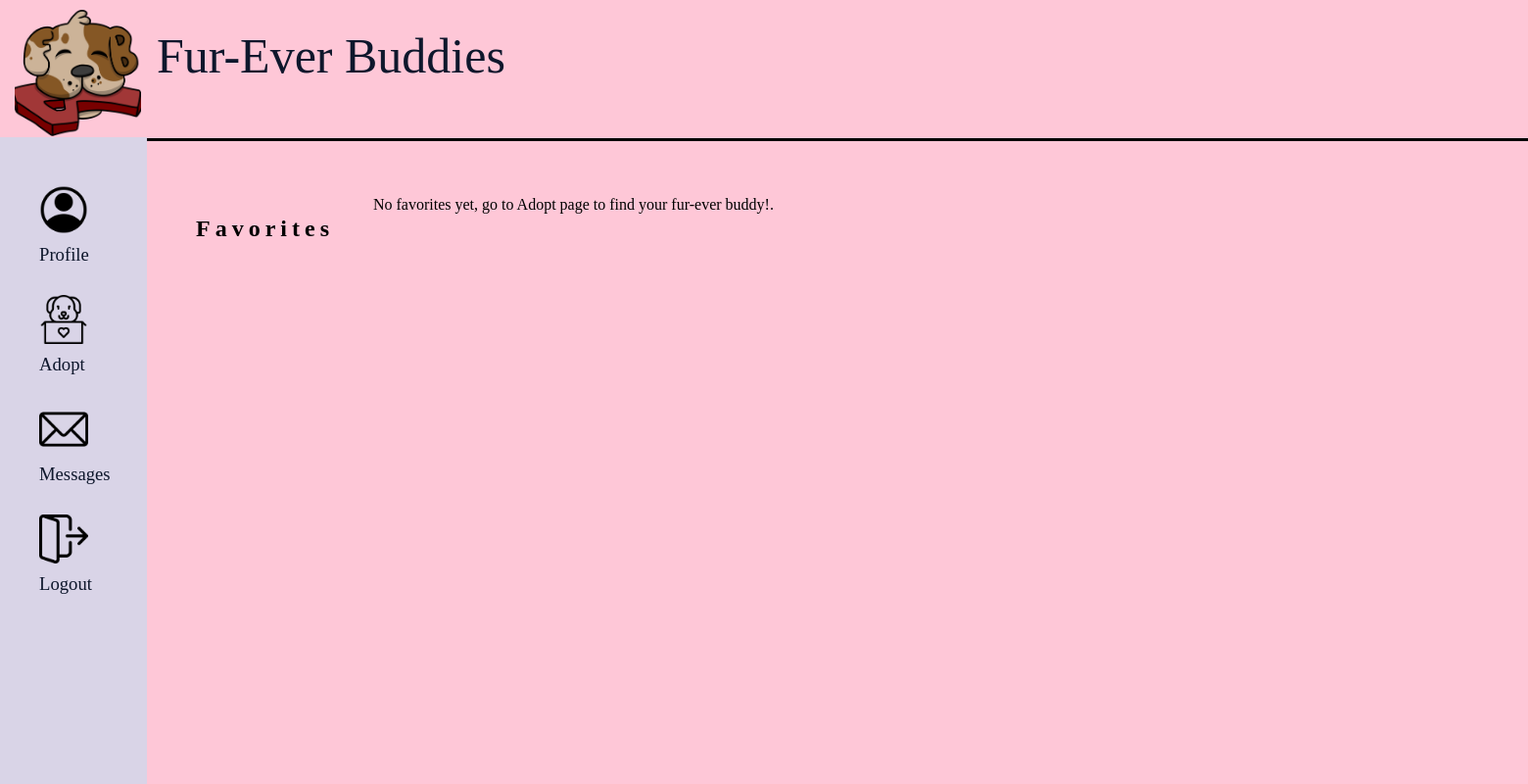
The app's page /APP_DEV/welcome.php (signed in), older data.
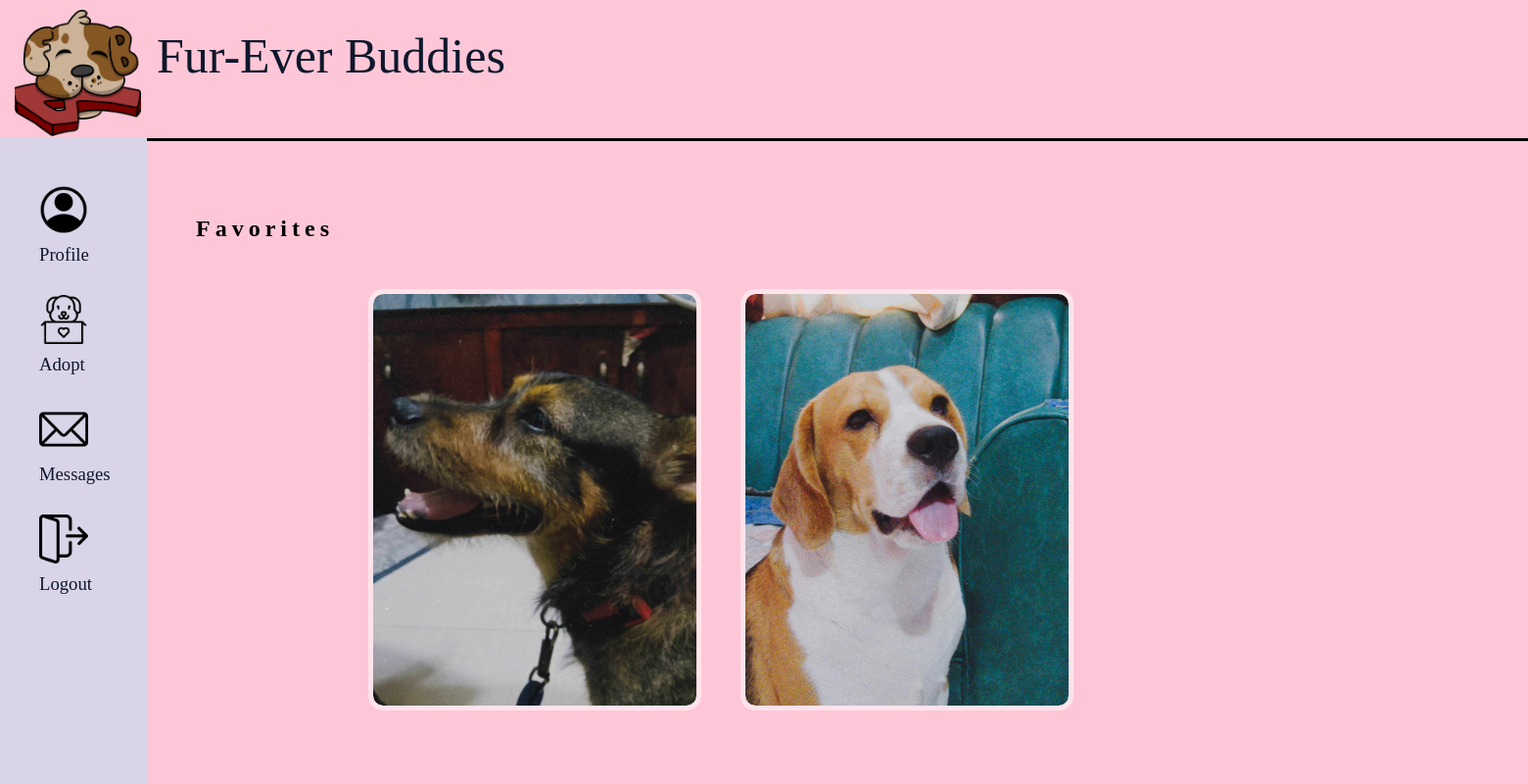
The same page, newer data.
### tables this page shows
CREATE TABLE `tblfavorites` (
  `ownerUser` varchar(255) NOT NULL,
  `dogName` varchar(100) DEFAULT NULL,
  `dogImage` varchar(255) NOT NULL,
  `dogBreed` varchar(255) NOT NULL DEFAULT 'Not Specified',
  `dogAge` varchar(255) NOT NULL DEFAULT 'N/A',
  `dogDescription` varchar(255) DEFAULT 'N/A',
  `dogWeight` varchar(5) NOT NULL DEFAULT 'N/A'
);

### APP_DEV/welcome.php (the view, shortened to what this page needs)
<?php
    include_once('./includes/header.php');
?>
    <div id="left-panel">
        <ul>
            <li><a href="#"> <img class="logo-side" src="./image/account.png">Profile</a></li>
            <li><a href="adopt.php"><img class="logo-side" src="./image/dog.png">Adopt</a></li>
            <li><a href="message.php"><img class="logo-side" src="./image/email.png">Messages</a></li>
            <li><a href="./includes/logout.php"><img class="logo-side" src="./image/logout.png">Logout</a></li>
        </ul>
    </div>
    <div id="right-panel">
        <div class="favorites">
        <h2 class="faves">Favorites</h2>
        <?php
                include_once './includes/dbCon.php';
                $UserN = $_SESSION['username'];
                $sql = "SELECT * FROM tblfavorites WHERE ownerUser = '$UserN' LIMIT 4";
                $result = mysqli_query($conn, $sql);
                if (mysqli_num_rows($result) > 0) {
                    while ($row = mysqli_fetch_assoc($result)) {
                        ?>
                        <div class="card">
                        <img src="./uploads/<?php echo $row['dogImage']?>">
                </div>
                        <?php
                    }
                } else {
                    echo "No favorites yet, go to Adopt page to find your fur-ever buddy!.";
                }
        ?>
</div>
    </div>
<?php
include_once('./includes/footer.php');
?>

### APP_DEV/includes/header.php (shortened to what this page needs)
<!DOCTYPE html>
<html lang="en">
<head>
    <link rel="stylesheet" type="text/css" href="./css/style.css">
    <link rel="stylesheet" type="text/css" href="./css/welcome.css">
    <link rel="stylesheet" href="./css/inside.css">
    <link rel="stylesheet" href="./css/adoptPage.css">
    <link rel="stylesheet" href="./css/messageDesign.css">
</head>
<body>
    <div class="bg">
            <div class="nav">
                <div class="nav-link">
                    <img class="logo" src="./image/logo.png" />
                    <img class="line" src="./image/line.svg" />
                </div>
                <div class="txt-logo">Fur-Ever Buddies</div>
            </div>

### APP_DEV/includes/footer.php
</div>
</body>
</html>

### APP_DEV/css/style.css (style rules this page uses)
h2 { letter-spacing: 5px; }
:root { --fontMain: 'Futura PT'; --color-text: #0e172c; --main-color: #fec7d7; --secondary-color: #f9f8fc; --tertiary-color: #fffffe; }
body { margin: 0; padding: 0; font-family: var(--fontMain); background-color: var(--main-color); overflow-x: hidden; }
.bg { background-color: #fec7d7; display: flex; flex-direction: row; justify-content: center; background-size: cover; height: 100% ; max-width: 100%; position: absolute; }
.bg .nav { position: relative; height: 129px; }
.bg .nav-link { position: absolute; width: 1920px; height: 129px; }
.bg .logo { position: absolute; width: 129px; height: 129px; top: 10px; left: 15px; object-fit: cover; }
.bg .line { position: absolute; top: 140px; }
.bg .txt-logo { position: absolute; width: 395px; top: 28px; left: 160px; font-family: var(--fontMain); color: var(--color-text); font-size: 50px; }

### APP_DEV/css/inside.css (style rules this page uses)
:root { --fontMain: 'Futura PT'; --color-text: #0e172c; --main-color: #fec7d7; --secondary-color: #f9f8fc; --tertiary-color: #fffffe; }
#left-panel { left: 0px; width: 150px; height: 100%; background-color: #d9d4e7; overflow-x: hidden; position: fixed; margin-top: 140px; }
#left-panel a, ul { font-size: 14pt; color: #0e172c; text-decoration: none; margin-bottom: 100px; list-style-type: none; }
.logo-side { display: block; padding-top: 30px; padding-bottom: 10px; width: 50px; height: 50px; }
.favorites { margin-top: 200px; display: flex; height: auto; width: auto; margin-left: 200px; }
.favorites h2 { margin-right: 40px; }
.favorites img { width: 100%; height: 100%; border-radius: 10px; }
.card { margin-top: 100px; position: relative; width: 330px; height: 420px; background-color: #f2f2f2; border-radius: 10px; display: flex; align-items: center; justify-content: center; overflow: hidden; perspective: 1000px; box-shadow: 0 0 0 5px #ffffff80; transition: all 0.6s cubic-bezier(0.175, 0.885, 0.32, 1.275); margin-right: 50px; }
.card img { width: 330px; height: 420px; fill: #333; transition: all 0.6s cubic-bezier(0.175, 0.885, 0.32, 1.275); }

Row changes from the older to the newer data that the page shows:
added tblfavorites: dogImage (picture)
added tblfavorites: dogImage (picture)
Text that changed along with them:
text no longer shown: "No favorites yet, go to Adopt page to find your fur-ever buddy!."
